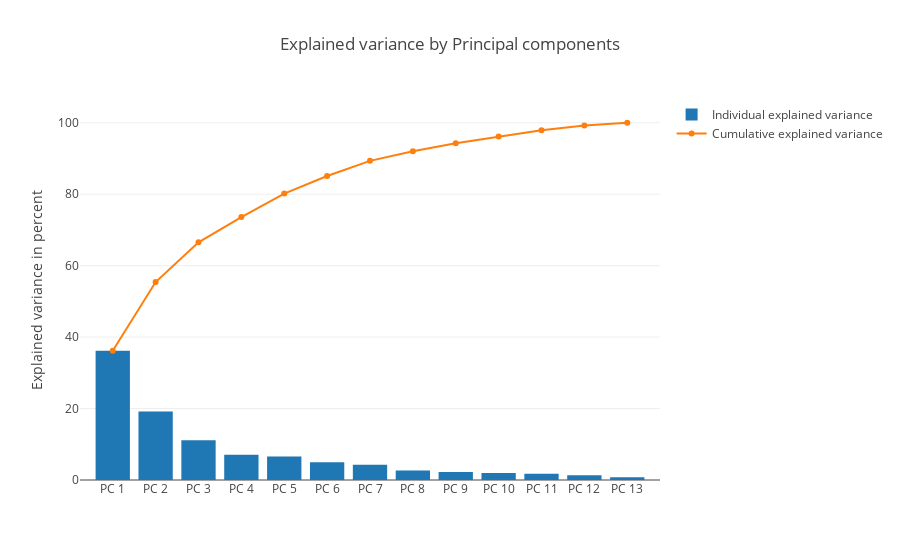

Notebook code for this chart:
### Code cell
trace1 = Bar(
        x=['PC %s' %i for i in range(1,14)],
        y=var_exp,
        showlegend=True,
        name='Individual explained variance')

trace2 = Scatter(
        x=['PC %s' %i for i in range(1,14)], 
        y=cum_var_exp,
        name='Cumulative explained variance')

data = Data([trace1, trace2])

layout=Layout(
        yaxis=YAxis(title='Explained variance in percent'),
        title='Explained variance by Principal components')

fig = Figure(data=data, layout=layout)
iplot(fig)

### Figure 1 — Plotly figure (JSON) as saved in the notebook; plotly's stock layout.template omitted (floating-point values rounded to 4 significant figures)
{"data": [{"name": "Individual explained variance", "showlegend": true, "type": "bar", "x": ["PC 1", "PC 2", "PC 3", "PC 4", "PC 5", "PC 6", "PC 7", "PC 8", "PC 9", "PC 10", "PC 11", "PC 12", "PC 13"], "y": [36.2, 19.21, 11.12, 7.069, 6.563, 4.936, 4.239, 2.681, 2.222, 1.93, 1.737, 1.298, 0.7952]}, {"name": "Cumulative explained variance", "type": "scatter", "x": ["PC 1", "PC 2", "PC 3", "PC 4", "PC 5", "PC 6", "PC 7", "PC 8", "PC 9", "PC 10", "PC 11", "PC 12", "PC 13"], "y": [36.2, 55.41, 66.53, 73.6, 80.16, 85.1, 89.34, 92.02, 94.24, 96.17, 97.91, 99.2, 100]}], "layout": {"title": "Explained variance by Principal components", "yaxis": {"title": "Explained variance in percent"}}}
